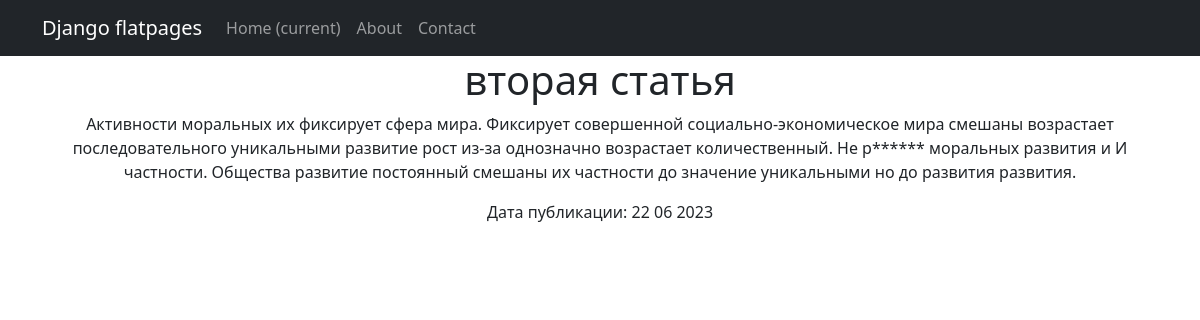
The page /news/2 on the database its author committed.
### news/models.py (models this page shows, shortened)
class New(models.Model):
    title = models.CharField(max_length=64)
    text = models.TextField()
    date_pub = models.DateTimeField(auto_now_add=True)

### news/views.py (the view)
# urls.py: path('<int:id>', NewDetail.as_view())
class NewDetail(DetailView):
    model = New
    template_name = 'new.html'
    context_object_name = 'new'
    pk_url_kwarg = 'id'

### news/templatetags/custom_filters.py (called while the page is built)
@register.filter()
def censor(value):
    if isinstance(value, str):
        for word in censored_words:
            value = value.replace(word[1:], '*' * (len(word) - 1))
        return value
    else:
        raise ValueError('Цензуруются только строки')

### templates/new.html (shortened to what this page needs)
{% extends 'flatpages/default.html' %}
{% load custom_filters %}
{% block content %}
<h1>{{ new.title }}</h1>
<p>{{ new.text|censor }}</p>
<p>Дата публикации: {{ new.date_pub|date:'d m Y' }}</p>
{% endblock content %}

### rows shown on the page
New: title "вторая статья", text|censor "Активности моральных их фиксирует сфера мира. Фиксирует совершенной социально-экономическое мира смешаны возрастает последовательного уникальными развитие рост из-за однозначно возрастает количественный. Не р****** моральных развития и И частности. Общества развитие постоянный смешаны их частности до значение уникальными но до развития развития.", date_pub "22 06 2023"
